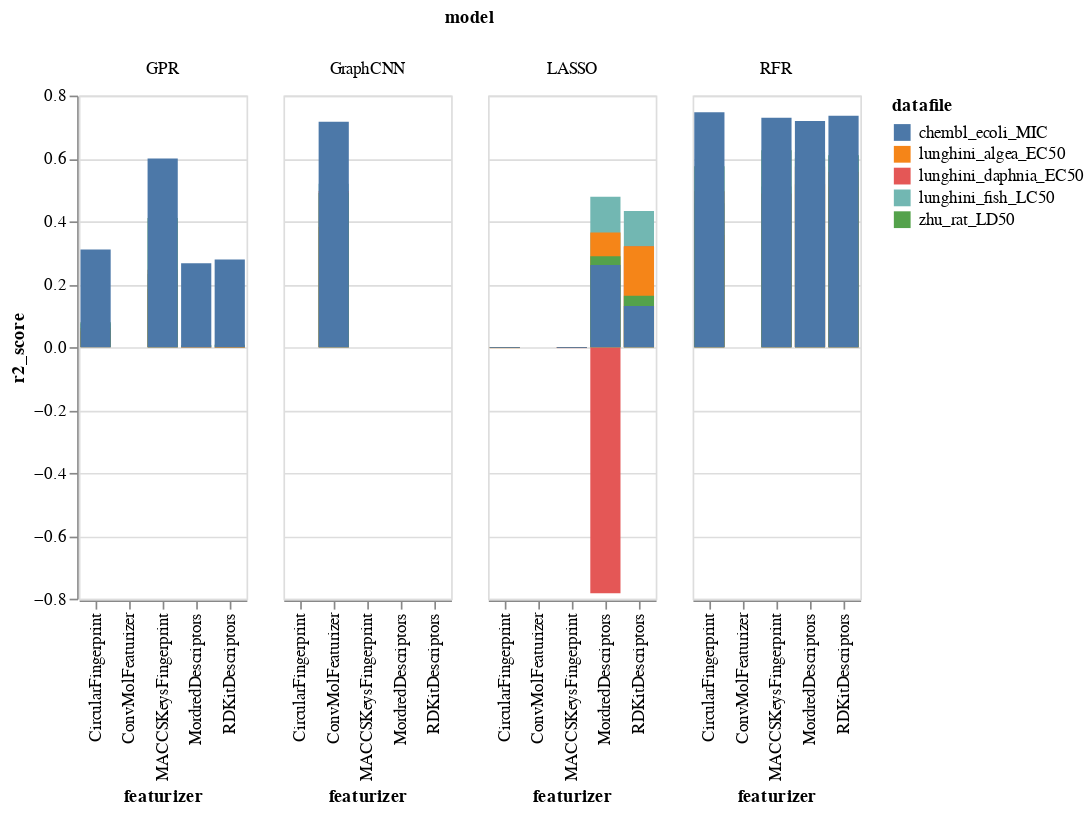

Notebook cell for this chart:
### Code cell
# R2 Score 
source = all_results

selection = alt.selection_multi(fields=['datafile'], bind='legend')

alt.Chart(source).mark_bar().encode(
    alt.X('featurizer:N'),
    alt.Y('r2_score:Q', stack=None), 
    alt.Color('datafile:N'),
    alt.Column('model:N'),
    opacity=alt.condition(selection, alt.value(1), alt.value(0.1))
).add_selection(
    selection
)

### Figure 1 — Vega-Lite specification as saved in the notebook (floating-point values rounded to 4 significant figures)
{"config": {"view": {"continuousWidth": 400, "continuousHeight": 300}}, "data": {"name": "data-907f469dfdfb494373568447ebae0cca"}, "mark": "bar", "encoding": {"color": {"type": "nominal", "field": "datafile"}, "column": {"type": "nominal", "field": "model"}, "opacity": {"condition": {"value": 1, "selection": "selector001"}, "value": 0.1}, "x": {"type": "nominal", "field": "featurizer"}, "y": {"type": "quantitative", "field": "r2_score", "stack": null}}, "selection": {"selector001": {"type": "multi", "fields": ["datafile"], "bind": "legend"}}, "$schema": "https://vega.github.io/schema/vega-lite/v4.8.1.json", "datasets": {"data-907f469dfdfb494373568447ebae0cca": [{"Unnamed: 0": 0, "datafile": "lunghini_fish_LC50", "model": "RFR", "featurizer": "MordredDescriptors", "r2_score": 0.6211, "mean_squared_error": 2.746}, {"Unnamed: 0": 1, "datafile": "lunghini_fish_LC50", "model": "RFR", "featurizer": "CircularFingerprint", "r2_score": 0.4573, "mean_squared_error": 3.875}, {"Unnamed: 0": 2, "datafile": "lunghini_fish_LC50", "model": "RFR", "featurizer": "RDKitDescriptors", "r2_score": 0.6099, "mean_squared_error": 2.814}, {"Unnamed: 0": 3, "datafile": "lunghini_fish_LC50", "model": "RFR", "featurizer": "MACCSKeysFingerprint", "r2_score": 0.5111, "mean_squared_error": 3.525}, {"Unnamed: 0": 4, "datafile": "lunghini_fish_LC50", "model": "GPR", "featurizer": "MordredDescriptors", "r2_score": -0.001085, "mean_squared_error": 7.251}, {"Unnamed: 0": 5, "datafile": "lunghini_fish_LC50", "model": "GPR", "featurizer": "CircularFingerprint", "r2_score": 0.07444, "mean_squared_error": 6.703}, {"Unnamed: 0": 6, "datafile": "lunghini_fish_LC50", "model": "GPR", "featurizer": "RDKitDescriptors", "r2_score": -0.001328, "mean_squared_error": 7.251}, {"Unnamed: 0": 7, "datafile": "lunghini_fish_LC50", "model": "GPR", "featurizer": "MACCSKeysFingerprint", "r2_score": 0.2323, "mean_squared_error": 5.552}, {"Unnamed: 0": 8, "datafile": "lunghini_fish_LC50", "model": "LASSO", "featurizer": "MordredDescriptors", "r2_score": 0.4781, "mean_squared_error": 3.772}, {"Unnamed: 0": 9, "datafile": "lunghini_fish_LC50", "model": "LASSO", "featurizer": "CircularFingerprint", "r2_score": -0.0009886, "mean_squared_error": 7.254}, {"Unnamed: 0": 10, "datafile": "lunghini_fish_LC50", "model": "LASSO", "featurizer": "RDKitDescriptors", "r2_score": 0.433, "mean_squared_error": 4.102}, {"Unnamed: 0": 11, "datafile": "lunghini_fish_LC50", "model": "LASSO", "featurizer": "MACCSKeysFingerprint", "r2_score": -0.00072, "mean_squared_error": 7.253}, {"Unnamed: 0": 12, "datafile": "lunghini_daphnia_EC50", "model": "RFR", "featurizer": "MordredDescriptors", "r2_score": 0.5742, "mean_squared_error": 3.271}, {"Unnamed: 0": 13, "datafile": "lunghini_daphnia_EC50", "model": "RFR", "featurizer": "CircularFingerprint", "r2_score": 0.4961, "mean_squared_error": 3.865}, {"Unnamed: 0": 14, "datafile": "lunghini_daphnia_EC50", "model": "RFR", "featurizer": "RDKitDescriptors", "r2_score": 0.5569, "mean_squared_error": 3.397}, {"Unnamed: 0": 15, "datafile": "lunghini_daphnia_EC50", "model": "RFR", "featurizer": "MACCSKeysFingerprint", "r2_score": 0.4885, "mean_squared_error": 3.931}, {"Unnamed: 0": 16, "datafile": "lunghini_daphnia_EC50", "model": "GPR", "featurizer": "MordredDescriptors", "r2_score": -0.0008942, "mean_squared_error": 7.715}, {"Unnamed: 0": 17, "datafile": "lunghini_daphnia_EC50", "model": "GPR", "featurizer": "CircularFingerprint", "r2_score": 0.05035, "mean_squared_error": 7.308}, {"Unnamed: 0": 18, "datafile": "lunghini_daphnia_EC50", "model": "GPR", "featurizer": "RDKitDescriptors", "r2_score": -0.000753, "mean_squared_error": 7.704}, {"Unnamed: 0": 19, "datafile": "lunghini_daphnia_EC50", "model": "GPR", "featurizer": "MACCSKeysFingerprint", "r2_score": 0.246, "mean_squared_error": 5.797}, {"Unnamed: 0": 20, "datafile": "lunghini_daphnia_EC50", "model": "LASSO", "featurizer": "MordredDescriptors", "r2_score": -0.7825, "mean_squared_error": 13.66}, {"Unnamed: 0": 21, "datafile": "lunghini_daphnia_EC50", "model": "LASSO", "featurizer": "CircularFingerprint", "r2_score": -0.0008463, "mean_squared_error": 7.717}, {"Unnamed: 0": 22, "datafile": "lunghini_daphnia_EC50", "model": "LASSO", "featurizer": "RDKitDescriptors", "r2_score": 0.3203, "mean_squared_error": 5.217}, {"Unnamed: 0": 23, "datafile": "lunghini_daphnia_EC50", "model": "LASSO", "featurizer": "MACCSKeysFingerprint", "r2_score": -0.003069, "mean_squared_error": 7.723}, {"Unnamed: 0": 24, "datafile": "lunghini_algea_EC50", "model": "RFR", "featurizer": "MordredDescriptors", "r2_score": 0.5179, "mean_squared_error": 2.623}, {"Unnamed: 0": 25, "datafile": "lunghini_algea_EC50", "model": "RFR", "featurizer": "CircularFingerprint", "r2_score": 0.3563, "mean_squared_error": 3.527}, {"Unnamed: 0": 26, "datafile": "lunghini_algea_EC50", "model": "RFR", "featurizer": "RDKitDescriptors", "r2_score": 0.5101, "mean_squared_error": 2.7}, {"Unnamed: 0": 27, "datafile": "lunghini_algea_EC50", "model": "RFR", "featurizer": "MACCSKeysFingerprint", "r2_score": 0.3759, "mean_squared_error": 3.426}, {"Unnamed: 0": 28, "datafile": "lunghini_algea_EC50", "model": "GPR", "featurizer": "MordredDescriptors", "r2_score": -0.001398, "mean_squared_error": 5.513}, {"Unnamed: 0": 29, "datafile": "lunghini_algea_EC50", "model": "GPR", "featurizer": "CircularFingerprint", "r2_score": 0.06081, "mean_squared_error": 5.156}, {"Unnamed: 0": 30, "datafile": "lunghini_algea_EC50", "model": "GPR", "featurizer": "RDKitDescriptors", "r2_score": -0.002244, "mean_squared_error": 5.515}, {"Unnamed: 0": 31, "datafile": "lunghini_algea_EC50", "model": "GPR", "featurizer": "MACCSKeysFingerprint", "r2_score": 0.1851, "mean_squared_error": 4.476}, {"Unnamed: 0": 32, "datafile": "lunghini_algea_EC50", "model": "LASSO", "featurizer": "MordredDescriptors", "r2_score": 0.3645, "mean_squared_error": 3.497}, {"Unnamed: 0": 33, "datafile": "lunghini_algea_EC50", "model": "LASSO", "featurizer": "CircularFingerprint", "r2_score": -0.003243, "mean_squared_error": 5.52}, {"Unnamed: 0": 34, "datafile": "lunghini_algea_EC50", "model": "LASSO", "featurizer": "RDKitDescriptors", "r2_score": 0.3209, "mean_squared_error": 3.732}, {"Unnamed: 0": 35, "datafile": "lunghini_algea_EC50", "model": "LASSO", "featurizer": "MACCSKeysFingerprint", "r2_score": -0.002626, "mean_squared_error": 5.519}, {"Unnamed: 0": 36, "datafile": "zhu_rat_LD50", "model": "RFR", "featurizer": "MordredDescriptors", "r2_score": 0.6012, "mean_squared_error": 0.3663}, {"Unnamed: 0": 37, "datafile": "zhu_rat_LD50", "model": "RFR", "featurizer": "CircularFingerprint", "r2_score": 0.5753, "mean_squared_error": 0.3899}, {"Unnamed: 0": 38, "datafile": "zhu_rat_LD50", "model": "RFR", "featurizer": "RDKitDescriptors", "r2_score": 0.61, "mean_squared_error": 0.3577}, {"Unnamed: 0": 39, "datafile": "zhu_rat_LD50", "model": "RFR", "featurizer": "MACCSKeysFingerprint", "r2_score": 0.6265, "mean_squared_error": 0.3423}, {"Unnamed: 0": 40, "datafile": "zhu_rat_LD50", "model": "GPR", "featurizer": "MordredDescriptors", "r2_score": 0.006007, "mean_squared_error": 0.9135}, {"Unnamed: 0": 41, "datafile": "zhu_rat_LD50", "model": "GPR", "featurizer": "CircularFingerprint", "r2_score": 0.07922, "mean_squared_error": 0.8462}, {"Unnamed: 0": 42, "datafile": "zhu_rat_LD50", "model": "GPR", "featurizer": "RDKitDescriptors", "r2_score": 0.007789, "mean_squared_error": 0.9112}, {"Unnamed: 0": 43, "datafile": "zhu_rat_LD50", "model": "GPR", "featurizer": "MACCSKeysFingerprint", "r2_score": 0.4104, "mean_squared_error": 0.5413}, {"Unnamed: 0": 44, "datafile": "zhu_rat_LD50", "model": "LASSO", "featurizer": "MordredDescriptors", "r2_score": 0.2889, "mean_squared_error": 0.6525}, {"Unnamed: 0": 45, "datafile": "zhu_rat_LD50", "model": "LASSO", "featurizer": "CircularFingerprint", "r2_score": -0.0008394, "mean_squared_error": 0.9192}, {"Unnamed: 0": 46, "datafile": "zhu_rat_LD50", "model": "LASSO", "featurizer": "RDKitDescriptors", "r2_score": 0.1635, "mean_squared_error": 0.7683}, {"Unnamed: 0": 47, "datafile": "zhu_rat_LD50", "model": "LASSO", "featurizer": "MACCSKeysFingerprint", "r2_score": -0.0003442, "mean_squared_error": 0.919}, {"Unnamed: 0": 48, "datafile": "chembl_ecoli_MIC", "model": "RFR", "featurizer": "MordredDescriptors", "r2_score": 0.7195, "mean_squared_error": 1.567}, {"Unnamed: 0": 49, "datafile": "chembl_ecoli_MIC", "model": "RFR", "featurizer": "CircularFingerprint", "r2_score": 0.7471, "mean_squared_error": 1.411}, {"Unnamed: 0": 50, "datafile": "chembl_ecoli_MIC", "model": "RFR", "featurizer": "RDKitDescriptors", "r2_score": 0.7358, "mean_squared_error": 1.481}, {"Unnamed: 0": 51, "datafile": "chembl_ecoli_MIC", "model": "RFR", "featurizer": "MACCSKeysFingerprint", "r2_score": 0.7299, "mean_squared_error": 1.505}, {"Unnamed: 0": 52, "datafile": "chembl_ecoli_MIC", "model": "GPR", "featurizer": "MordredDescriptors", "r2_score": 0.2672, "mean_squared_error": 4.089}, {"Unnamed: 0": 53, "datafile": "chembl_ecoli_MIC", "model": "GPR", "featurizer": "CircularFingerprint", "r2_score": 0.3103, "mean_squared_error": 3.847}, {"Unnamed: 0": 54, "datafile": "chembl_ecoli_MIC", "model": "GPR", "featurizer": "RDKitDescriptors", "r2_score": 0.2789, "mean_squared_error": 4.039}, {"Unnamed: 0": 55, "datafile": "chembl_ecoli_MIC", "model": "GPR", "featurizer": "MACCSKeysFingerprint", "r2_score": 0.5998, "mean_squared_error": 2.235}, {"Unnamed: 0": 56, "datafile": "chembl_ecoli_MIC", "model": "LASSO", "featurizer": "MordredDescriptors", "r2_score": 0.2614, "mean_squared_error": 4.123}, {"Unnamed: 0": 57, "datafile": "chembl_ecoli_MIC", "model": "LASSO", "featurizer": "CircularFingerprint", "r2_score": -0.002542, "mean_squared_error": 5.595}, {"Unnamed: 0": 58, "datafile": "chembl_ecoli_MIC", "model": "LASSO", "featurizer": "RDKitDescriptors", "r2_score": 0.1312, "mean_squared_error": 4.869}, {"Unnamed: 0": 59, "datafile": "chembl_ecoli_MIC", "model": "LASSO", "featurizer": "MACCSKeysFingerprint", "r2_score": -0.002686, "mean_squared_error": 5.595}, {"Unnamed: 0": 0, "datafile": "lunghini_fish_LC50", "model": "GraphCNN", "featurizer": "ConvMolFeaturizer", "r2_score": 0.5195, "mean_squared_error": 3.475}, {"Unnamed: 0": 1, "datafile": "lunghini_daphnia_EC50", "model": "GraphCNN", "featurizer": "ConvMolFeaturizer", "r2_score": 0.4962, "mean_squared_error": 3.847}, {"Unnamed: 0": 2, "datafile": "lunghini_algea_EC50", "model": "GraphCNN", "featurizer": "ConvMolFeaturizer", "r2_score": 0.3818, "mean_squared_error": 3.379}, {"Unnamed: 0": 3, "datafile": "zhu_rat_LD50", "model": "GraphCNN", "featurizer": "ConvMolFeaturizer", "r2_score": 0.4902, "mean_squared_error": 0.467}, {"Unnamed: 0": 4, "datafile": "chembl_ecoli_MIC", "model": "GraphCNN", "featurizer": "ConvMolFeaturizer", "r2_score": 0.7169, "mean_squared_error": 1.576}]}}
